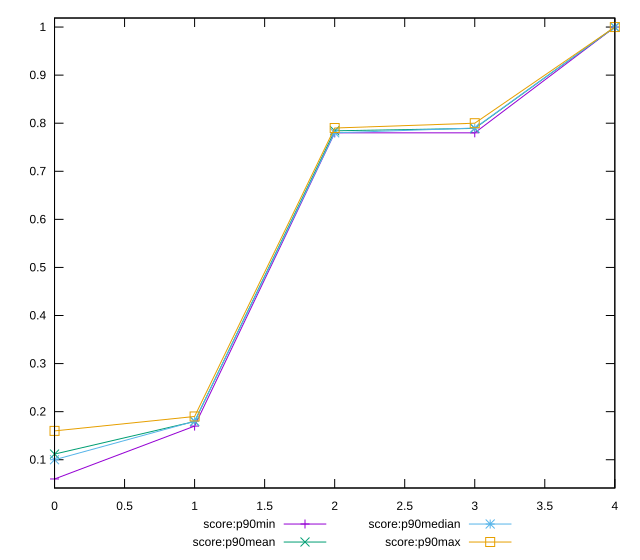

Source code (gnuplot):
reset

$scoreP90Min <<EOF
0 0.06
1 0.17
2 0.78
3 0.78
4 1
EOF

$scoreP90Mean <<EOF
0 0.11175824175824162
1 0.17956043956043935
2 0.7841758241758244
3 0.7892307692307692
4 1
EOF

$scoreP90Median <<EOF
0 0.1
1 0.18
2 0.78
3 0.79
4 1
EOF

$scoreP90Max <<EOF
0 0.16
1 0.19
2 0.79
3 0.8
4 1
EOF

set key outside below
set xrange [0:4]
set yrange [0.0412:1.0188]
set trange [0.0412:1.0188]
set terminal svg size 640, 560 enhanced background rgb 'white'
set output "report_00009_2021-02-08T22-37-41.559Z/interactive/progression/score.svg"

plot $scoreP90Min title "score:p90min" with linespoints, \
     $scoreP90Mean title "score:p90mean" with linespoints, \
     $scoreP90Median title "score:p90median" with linespoints, \
     $scoreP90Max title "score:p90max" with linespoints

reset
